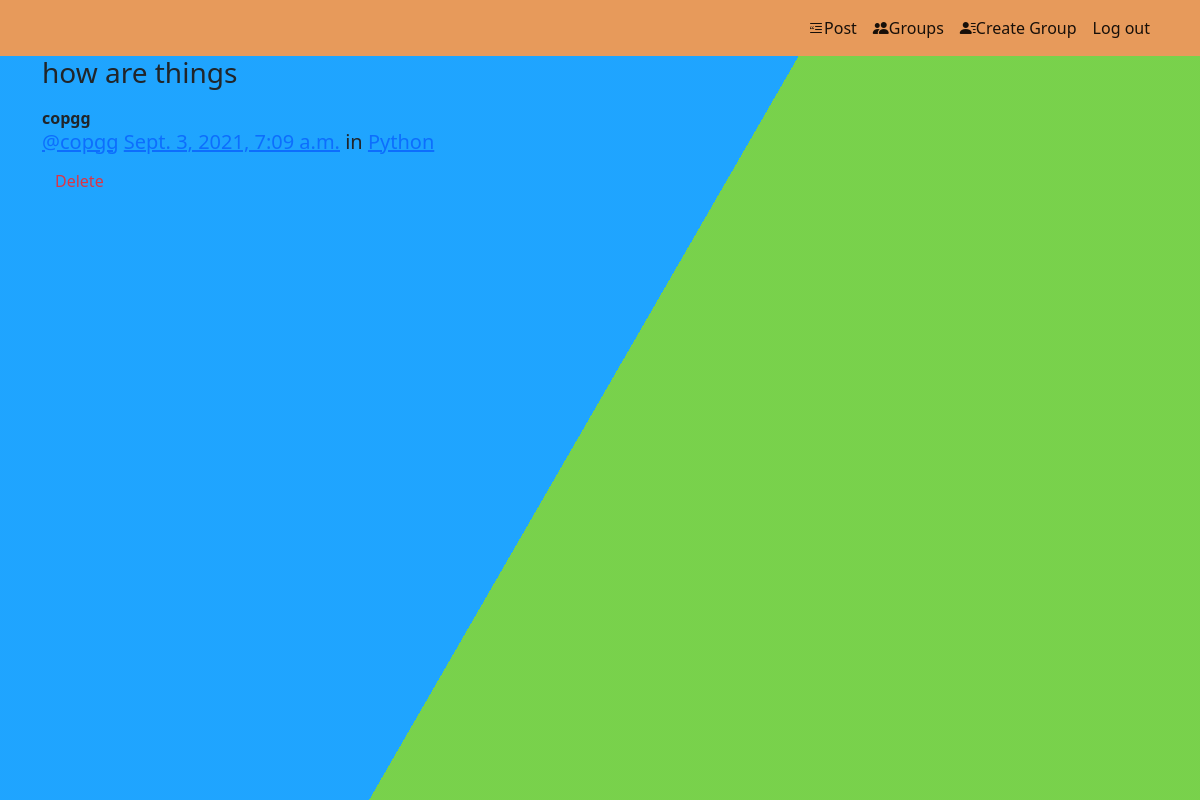
The app's page /posts/by/copgg/4/ (signed in) with its own data.
### posts/models.py (models this page shows, shortened)
class Post(models.Model):
    user = models.ForeignKey(User, related_name='posts',
                             on_delete=models.CASCADE)
    created_at = models.DateTimeField(auto_now=True)
    message = models.TextField()
    message_html = models.TextField(editable=False)
    group = models.ForeignKey(
        Group, related_name='posts', null=True, blank=True, on_delete=models.CASCADE)
    class Meta:
        ordering = ["-created_at"]
        unique_together = ['user', 'message']

### groups/models.py (models this page shows, shortened)
class Group(models.Model):
    name = models.CharField(max_length=256,unique=True)
    slug = models.SlugField(max_length=256,unique=True)
    description = models.TextField(default='',blank=True)
    description_html = models.TextField(editable=False, default='', blank=True)
    members = models.ManyToManyField(User,through='GroupMember')
    class Meta:
        ordering = ['name']

### posts/views.py (the view)
# urls.py: url(r'by/(?P<username>[-\w]+)/(?P<pk>\d+)/$',views.PostDetail.as_view(), name='single'),
class PostDetail(SelectRelatedMixin, generic.DetailView):
    model = models.Post
    select_related = ('user', 'group')
    def get_queryset(self):
        queryset = super().get_queryset()
        return queryset.filter(user__username__iexact=self.kwargs.get('username'))

### posts/templates/posts/post_detail.html
{% extends "posts/post_base.html" %}
{% block post_content %}
<div class="col-md-8">
     {% include "posts/_post.html" %}
</div>
{% endblock post_content %}

### posts/templates/posts/_post.html (shortened to what this page needs)
<div class="post media">
	<h3>{{ post.message_html|safe }}</h3>
	<div class="media-body">
		<strong>{{ post.user.username }}</strong>
		<h5 class="media-heading">
			<span class="username"><a href="{% url 'posts:for_user' username=post.user.username %}">@{{ post.user.username }}</a></span>
			<time class="time"><a href="{% url 'posts:single' username=post.user.username pk=post.pk %}">{{ post.created_at }}</a></time>
			{% if post.group %}
			<span class="group-name">in <a href="#">{{ post.group.name }}</a></span>
			{% endif %}
		</h5>
		<div class="media-footer">
			{% if user.is_authenticated and post.user == user and not hide_delete %}
				<a href="{% url 'posts:delete' pk=post.pk %}" title="delete" class="btn btn-simple">
					<span class="text-danger icon-label">Delete</span>
				</a>
			{% endif %}
		</div>
	</div>
</div>

### static/mypro/css/mypro3.css (style rules this page uses)
html { height:100%; }
body { margin:0; }

### records on screen
Post: message_html "how are things", user.username "copgg", created_at "Sept. 3, 2021, 7:09 a.m.", group.name "Python"
